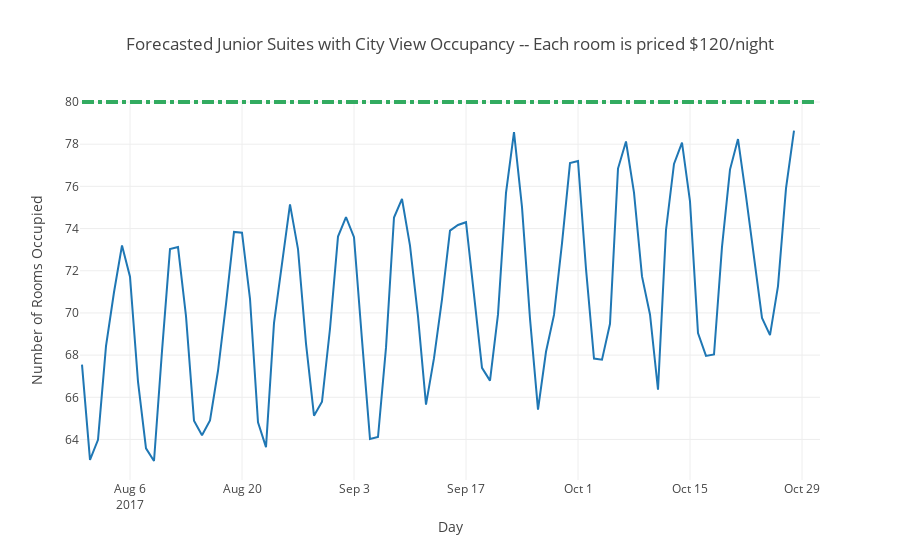

Here is the notebook cell this chart was saved with:
### Markdown cell above
Below, I show the outcome of a simple occupancy forecast simulation with **plotly.**

### Code cell
# Let's plot the occupancy forecast using plotly:

occupancy = [go.Scatter(x=forecasted_demand.index, y=forecasted_demand['occupancy'],
                        name='Forecasted Junior Suites with City View Occupancy for the next 90 days')]

layout_occ = go.Layout(title='Forecasted Junior Suites with City View Occupancy -- Each room is priced $120/night',
                       xaxis={'title':'Day'},
                       yaxis={'title':'Number of Rooms Occupied'},
                       shapes=[{'type':'line',
                                'x0':'2017-07-31',
                                'x1':'2017-10-31',
                                'y0':80.0, 'y1':80.0,
                                'line': {
                                    'color': 'rgb(50, 171, 96)',
                                    'width': 4, 'dash':'dashdot'}
                               }]
                      )

fig = go.Figure(data=occupancy, layout=layout_occ)
iplot(fig, filename='occ_ts')

### Figure 1 — Plotly figure (JSON) as saved in the notebook; plotly's stock layout.template omitted (floating-point values rounded to 4 significant figures)
{"data": [{"name": "Forecasted Junior Suites with City View Occupancy for the next 90 days", "type": "scatter", "uid": "612bf1d0-d5bf-11e8-af04-fc45964f57a6", "x": ["2017-07-31", "2017-08-01", "2017-08-02", "2017-08-03", "2017-08-04", "2017-08-05", "2017-08-06", "2017-08-07", "2017-08-08", "2017-08-09", "2017-08-10", "2017-08-11", "2017-08-12", "2017-08-13", "2017-08-14", "2017-08-15", "2017-08-16", "2017-08-17", "2017-08-18", "2017-08-19", "2017-08-20", "2017-08-21", "2017-08-22", "2017-08-23", "2017-08-24", "2017-08-25", "2017-08-26", "2017-08-27", "2017-08-28", "2017-08-29", "2017-08-30", "2017-08-31", "2017-09-01", "2017-09-02", "2017-09-03", "2017-09-04", "2017-09-05", "2017-09-06", "2017-09-07", "2017-09-08", "2017-09-09", "2017-09-10", "2017-09-11", "2017-09-12", "2017-09-13", "2017-09-14", "2017-09-15", "2017-09-16", "2017-09-17", "2017-09-18", "2017-09-19", "2017-09-20", "2017-09-21", "2017-09-22", "2017-09-23", "2017-09-24", "2017-09-25", "2017-09-26", "2017-09-27", "2017-09-28", "2017-09-29", "2017-09-30", "2017-10-01", "2017-10-02", "2017-10-03", "2017-10-04", "2017-10-05", "2017-10-06", "2017-10-07", "2017-10-08", "2017-10-09", "2017-10-10", "2017-10-11", "2017-10-12", "2017-10-13", "2017-10-14", "2017-10-15", "2017-10-16", "2017-10-17", "2017-10-18", "2017-10-19", "2017-10-20", "2017-10-21", "2017-10-22", "2017-10-23", "2017-10-24", "2017-10-25", "2017-10-26", "2017-10-27", "2017-10-28"], "y": [67.55, 63.03, 63.99, 68.43, 70.98, 73.2, 71.72, 66.75, 63.58, 62.98, 68.19, 73.03, 73.12, 69.85, 64.89, 64.2, 64.91, 67.26, 70.42, 73.84, 73.8, 70.67, 64.81, 63.64, 69.51, 72.26, 75.14, 73.03, 68.55, 65.13, 65.79, 69.25, 73.62, 74.54, 73.59, 68.73, 64.02, 64.12, 68.35, 74.52, 75.4, 73.19, 69.84, 65.65, 67.86, 70.64, 73.9, 74.17, 74.3, 70.87, 67.4, 66.79, 69.93, 75.69, 78.57, 75.01, 69.73, 65.42, 68.16, 69.91, 73.3, 77.11, 77.2, 72.09, 67.84, 67.78, 69.48, 76.84, 78.13, 75.71, 71.73, 69.93, 66.36, 73.93, 77.06, 78.07, 75.29, 69.04, 67.96, 68.03, 73.13, 76.8, 78.24, 75.53, 72.74, 69.76, 68.94, 71.27, 75.91, 78.64]}], "layout": {"shapes": [{"line": {"color": "rgb(50, 171, 96)", "dash": "dashdot", "width": 4}, "type": "line", "x0": "2017-07-31", "x1": "2017-10-31", "y0": 80, "y1": 80}], "title": "Forecasted Junior Suites with City View Occupancy -- Each room is priced $120/night", "xaxis": {"title": "Day"}, "yaxis": {"title": "Number of Rooms Occupied"}}}
